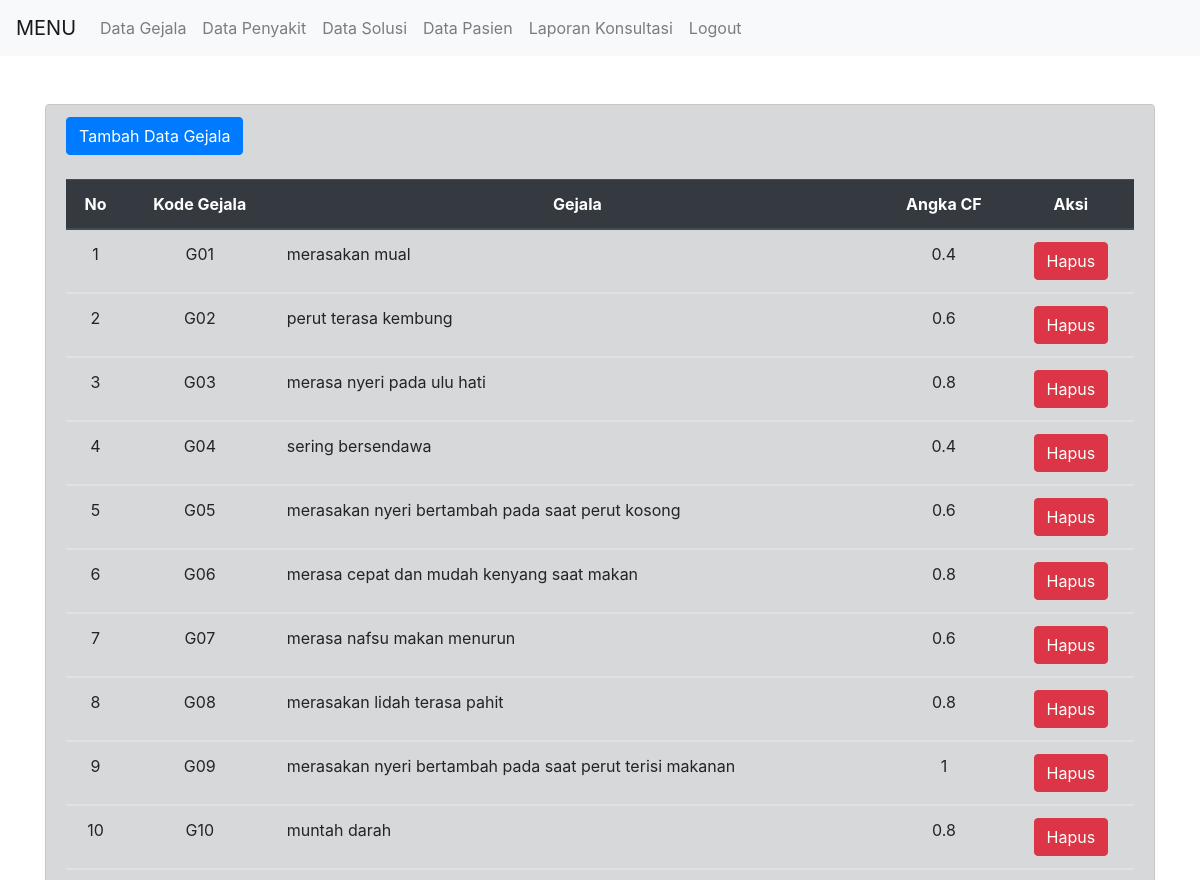
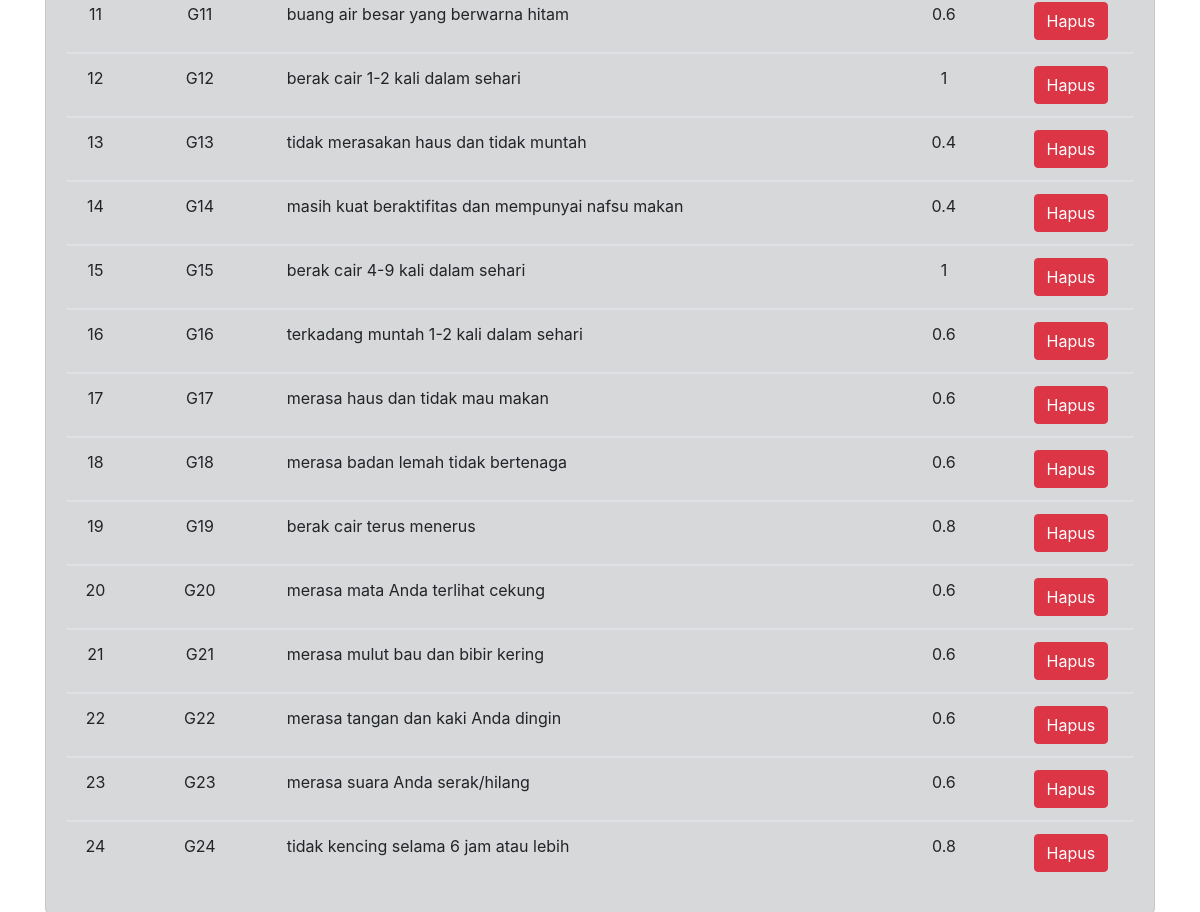
/admin/index.php (signed in), run on the app's committed database (2 pictures, top to bottom).
### tables this page shows
CREATE TABLE `gejala` (
  `id` int(11) NOT NULL,
  `kode_gejala` varchar(10) NOT NULL,
  `ket_gejala` varchar(255) NOT NULL,
  `angka_cf` varchar(11) NOT NULL
);

### admin/assets/module/koneksi.php (called while the page is built)
<?php
$conn = mysqli_connect("localhost", "root", "", "db_pencernaan");
function query($query)
{
	global $conn;
	$result = mysqli_query($conn, $query);
	$rows = [];
	while ($row = mysqli_fetch_assoc($result)) {
		$rows[] = $row;
	}
	return $rows;
}

### admin/index.php (the view, shortened to what this page needs)
<?php
  require "header.php";
  $tgjl= query("SELECT * FROM gejala ORDER BY kode_gejala ASC");
?>
<button type="button" class="btn btn-primary" data-toggle="modal" data-target="#exampleModalLong">
  Tambah Data Gejala
</button>
<br><br>
  <table class="table table-hover">
    <thead class="thead-dark">
      <tr>
        <th style="text-align: center;">No</th>
        <th style="text-align: center;">Kode Gejala</th>
        <th style="text-align: center;">Gejala</th>
        <th style="text-align: center;">Angka CF</th>
        <th style="text-align: center;">Aksi</th>
      </tr>
    </thead>
    <?php $no=1; foreach ($tgjl as $row) :?>
    <tbody>
      <tr>
        <td style="text-align: center;"><?= $no; ?></td>
        <td style="text-align: center;"><?= $row["kode_gejala"]; ?></td>
        <td style="text-align: justify;"><?= $row["ket_gejala"]; ?></td>
        <td style="text-align: center;"><?= $row["angka_cf"]; ?></td>
        <td style="text-align: center;">
          <a class="btn btn-danger" href="hGejala.php?id=<?= $row['id']; ?>" role="button">Hapus</a>
        </td>
      </tr>
    </tbody>
    <?php $no++; ?>
    <?php endforeach ?>
  </table>
  </div>
  </div>
  <?php require "footer.php"; ?>

### data on the page
gejala: kode_gejala "G01", ket_gejala "merasakan mual", angka_cf "0.4"
gejala: kode_gejala "G02", ket_gejala "perut terasa kembung", angka_cf "0.6"
gejala: kode_gejala "G03", ket_gejala "merasa nyeri pada ulu hati", angka_cf "0.8"
gejala: kode_gejala "G04", ket_gejala "sering bersendawa", angka_cf "0.4"
gejala: kode_gejala "G05", ket_gejala "merasakan nyeri bertambah pada saat perut kosong", angka_cf "0.6"
gejala: kode_gejala "G06", ket_gejala "merasa cepat dan mudah kenyang saat makan", angka_cf "0.8"
gejala: kode_gejala "G07", ket_gejala "merasa nafsu makan menurun", angka_cf "0.6"
gejala: kode_gejala "G08", ket_gejala "merasakan lidah terasa pahit", angka_cf "0.8"
gejala: kode_gejala "G09", ket_gejala "merasakan nyeri bertambah pada saat perut terisi makanan", angka_cf "1"
gejala: kode_gejala "G10", ket_gejala "muntah darah", angka_cf "0.8"
gejala: kode_gejala "G11", ket_gejala "buang air besar yang berwarna hitam", angka_cf "0.6"
gejala: kode_gejala "G12", ket_gejala "berak cair 1-2 kali dalam sehari", angka_cf "1"
gejala: kode_gejala "G13", ket_gejala "tidak merasakan haus dan tidak muntah", angka_cf "0.4"
gejala: kode_gejala "G14", ket_gejala "masih kuat beraktifitas dan mempunyai nafsu makan", angka_cf "0.4"
gejala: kode_gejala "G15", ket_gejala "berak cair 4-9 kali dalam sehari", angka_cf "1"
gejala: kode_gejala "G16", ket_gejala "terkadang muntah 1-2 kali dalam sehari", angka_cf "0.6"
gejala: kode_gejala "G17", ket_gejala "merasa haus dan tidak mau makan", angka_cf "0.6"
gejala: kode_gejala "G18", ket_gejala "merasa badan lemah tidak bertenaga", angka_cf "0.6"
gejala: kode_gejala "G19", ket_gejala "berak cair terus menerus", angka_cf "0.8"
gejala: kode_gejala "G20", ket_gejala "merasa mata Anda terlihat cekung", angka_cf "0.6"
gejala: kode_gejala "G21", ket_gejala "merasa mulut bau dan bibir kering", angka_cf "0.6"
gejala: kode_gejala "G22", ket_gejala "merasa tangan dan kaki Anda dingin", angka_cf "0.6"
gejala: kode_gejala "G23", ket_gejala "merasa suara Anda serak/hilang", angka_cf "0.6"
gejala: kode_gejala "G24", ket_gejala "tidak kencing selama 6 jam atau lebih", angka_cf "0.8"
